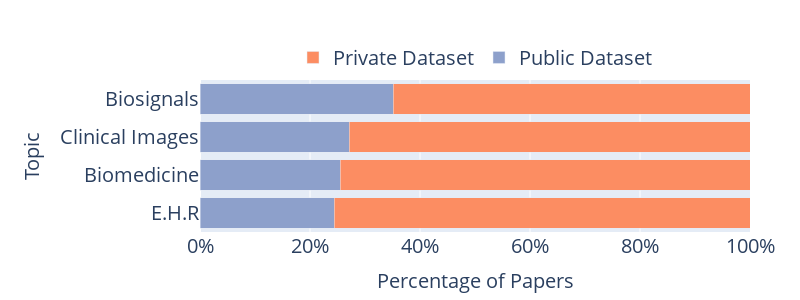

Here is the notebook cell this chart was saved with:
### Code cell
import plotly.graph_objects as go
import pandas as pd
import plotly.express as px

def create_public_private_topic_barplot(df, width=1000, height=600, save_path=None,
                                        legend_font_size=14, axis_title_font_size=14,
                                        axis_tick_font_size=12, topic_font_size=12):
    # List of public dataset columns
    public_datasets = [
        'mimic_count', 'eicu_count', 'uk_biobank_count', 'chest_x-ray14_count',
        'adni_count', 'physionet_count', 'oasis_count', 'tcga_count', 'gdc_count',
        'seer_count', 'tuh_eeg_corpus_count', 'tuh_abnormal_eeg_corpus_count',
        'tuh_eeg_artifact_corpus_count', 'tuh_eeg_epilepsy_corpus_count',
        'tuh_eeg_events_corpus_count', 'tuh_eeg_seizure_corpus_count',
        'tuh_eeg_slowing_corpus_count', 'paper_with_code_data_count'
    ]
    
    # Calculate if any public dataset was used
    df['public_data_used'] = df[public_datasets].any(axis=1)
    
    # Calculate percentages for each topic
    data = df.groupby('topic')['public_data_used'].value_counts(normalize=True).unstack() * 100
    
    # Fill NaN values with 0
    data = data.fillna(0)
    
    # Ensure we have both True and False columns, add if missing
    for col in [True, False]:
        if col not in data.columns:
            data[col] = 0
    
    # Sort topics by the percentage of public datasets (descending)
    data = data.sort_values(True, ascending=False)
    
    # Define color scheme (using the same colors as in the previous plots)
    color_scheme = px.colors.qualitative.Set2[1:3]  # Use the first two colors from the Set2 palette
    color_map = {True: color_scheme[1], False: color_scheme[0]}
    
    # Create the stacked bar plot
    fig = go.Figure()
    
    # Add trace for public datasets
    fig.add_trace(go.Bar(
        y=data.index,
        x=data[True],
        name='Public Dataset',
        orientation='h',
        marker_color=color_map[True]
    ))
    
    # Add trace for private datasets
    fig.add_trace(go.Bar(
        y=data.index,
        x=data[False],
        name='Private Dataset',
        orientation='h',
        marker_color=color_map[False]
    ))
    
    # Update layout
    fig.update_layout(
        barmode='stack',
        xaxis_title="Percentage of Papers",
        yaxis_title="Topic",
        font=dict(size=axis_tick_font_size),  # Default font size for tick labels
        xaxis=dict(
            ticksuffix='%',
            range=[0, 100],
            title_font=dict(size=axis_title_font_size)  # Font size for x-axis title
        ),
        yaxis=dict(
            title_font=dict(size=axis_title_font_size),  # Font size for y-axis title
            autorange="reversed"  # To have the highest percentage at the top
        ),
        width=width,
        height=height,
        legend=dict(
            orientation="h",
            yanchor="bottom",
            y=1.02,
            xanchor="center",
            x=0.5,
            font=dict(size=legend_font_size)  # Font size for legend text
        ),
        margin=dict(t=80, b=50, l=200, r=50)  # Increased left margin for topic names
    )
    
    # Update font size for topic labels
    fig.update_yaxes(tickfont=dict(size=topic_font_size))
    
    # Show the plot
    fig.show()
    
    # Save the plot if a save path is provided
    if save_path:
        fig.write_image(save_path, scale=3)

# Example usage:
create_public_private_topic_barplot(main_df, width=800, height=300,
                                    legend_font_size=20,
                                    axis_title_font_size=20,
                                    axis_tick_font_size=20,
                                    topic_font_size=20,
                                    save_path='figures/public_dataset/topic_public_private_dataset_barplot.png')

### Figure 1 — Plotly figure (JSON) as saved in the notebook; plotly's stock layout.template omitted (floating-point values rounded to 4 significant figures)
{"data": [{"marker": {"color": "rgb(141,160,203)"}, "name": "Public Dataset", "orientation": "h", "type": "bar", "x": [35.12, 27.1, 25.47, 24.41], "y": ["Biosignals", "Clinical Images", "Biomedicine", "E.H.R"]}, {"marker": {"color": "rgb(252,141,98)"}, "name": "Private Dataset", "orientation": "h", "type": "bar", "x": [64.88, 72.9, 74.53, 75.59], "y": ["Biosignals", "Clinical Images", "Biomedicine", "E.H.R"]}], "layout": {"barmode": "stack", "font": {"size": 20}, "height": 300, "legend": {"font": {"size": 20}, "orientation": "h", "x": 0.5, "xanchor": "center", "y": 1.02, "yanchor": "bottom"}, "margin": {"b": 50, "l": 200, "r": 50, "t": 80}, "width": 800, "xaxis": {"range": [0, 100], "ticksuffix": "%", "title": {"font": {"size": 20}, "text": "Percentage of Papers"}}, "yaxis": {"autorange": "reversed", "tickfont": {"size": 20}, "title": {"font": {"size": 20}, "text": "Topic"}}}}
